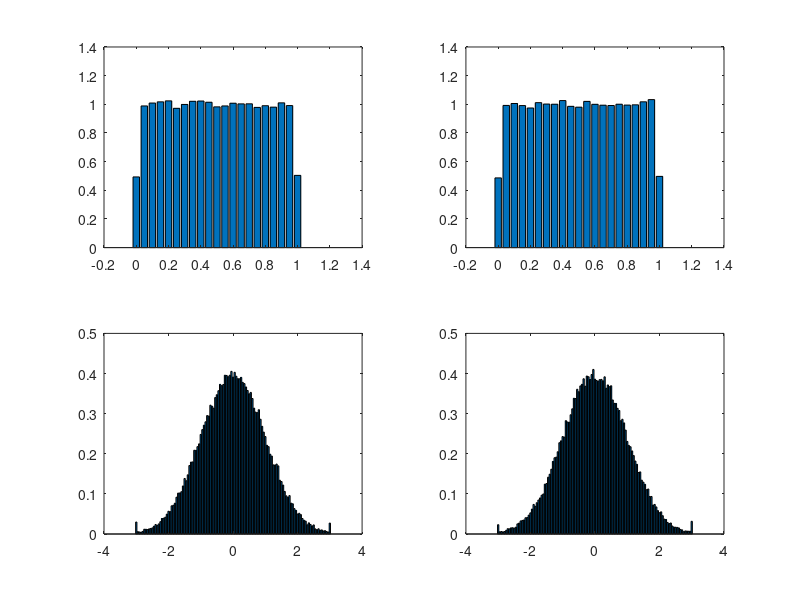

Source code (MATLAB):
%Criar um gaussiana sem o randn apenas com o rand

Nexp = 100000;

U1 = rand(1,Nexp);
U2 = rand(1,Nexp);

SU = -0.1:0.05:1.1;

freq_U1 = hist(U1,SU);
pdf_U1 = freq_U1 / trapz(SU,freq_U1);

freq_U2 = hist(U2,SU);
pdf_U2 = freq_U2 / trapz(SU,freq_U2);

figure(1)

subplot(2,2,1);
bar(SU,pdf_U1);

subplot(2,2,2);
bar(SU,pdf_U2);

%----Box-Miller---
R = sqrt(-2*log(U1));
T = 2*pi*U2;

Z0 = R.*cos(T);
Z1 = R.*sin(T);
%-----------------

SZ = -3:0.05:3;

freq_Z0 = hist(Z0,SZ);
pdf_Z0 = freq_Z0 / trapz(SZ,freq_Z0);

freq_Z1 = hist(Z1,SZ);
pdf_Z1 = freq_Z1 / trapz(SZ,freq_Z1);


subplot(2,2,3);
bar(SZ,pdf_Z0);

subplot(2,2,4);
bar(SZ,pdf_Z1);






